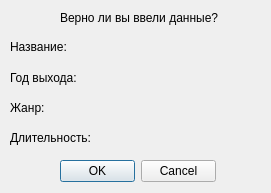
<?xml version="1.0" encoding="UTF-8"?>
<ui version="4.0">
 <class>Form</class>
 <widget class="QWidget" name="Form">
  <property name="geometry">
   <rect>
    <x>0</x>
    <y>0</y>
    <width>271</width>
    <height>193</height>
   </rect>
  </property>
  <property name="minimumSize">
   <size>
    <width>271</width>
    <height>193</height>
   </size>
  </property>
  <property name="maximumSize">
   <size>
    <width>271</width>
    <height>193</height>
   </size>
  </property>
  <property name="windowTitle">
   <string/>
  </property>
  <widget class="QDialogButtonBox" name="btnBox">
   <property name="geometry">
    <rect>
     <x>60</x>
     <y>160</y>
     <width>156</width>
     <height>23</height>
    </rect>
   </property>
   <property name="standardButtons">
    <set>QDialogButtonBox::Cancel|QDialogButtonBox::Ok</set>
   </property>
  </widget>
  <widget class="QLabel" name="label">
   <property name="geometry">
    <rect>
     <x>60</x>
     <y>10</y>
     <width>191</width>
     <height>16</height>
    </rect>
   </property>
   <property name="text">
    <string>Верно ли вы ввели данные?</string>
   </property>
  </widget>
  <widget class="QLabel" name="name">
   <property name="geometry">
    <rect>
     <x>10</x>
     <y>40</y>
     <width>251</width>
     <height>31</height>
    </rect>
   </property>
   <property name="acceptDrops">
    <bool>false</bool>
   </property>
   <property name="text">
    <string>Название: </string>
   </property>
   <property name="alignment">
    <set>Qt::AlignLeading|Qt::AlignLeft|Qt::AlignTop</set>
   </property>
   <property name="wordWrap">
    <bool>true</bool>
   </property>
  </widget>
  <widget class="QLabel" name="genre">
   <property name="geometry">
    <rect>
     <x>10</x>
     <y>100</y>
     <width>251</width>
     <height>16</height>
    </rect>
   </property>
   <property name="text">
    <string>Жанр:</string>
   </property>
  </widget>
  <widget class="QLabel" name="year">
   <property name="geometry">
    <rect>
     <x>10</x>
     <y>70</y>
     <width>251</width>
     <height>16</height>
    </rect>
   </property>
   <property name="text">
    <string>Год выхода:</string>
   </property>
  </widget>
  <widget class="QLabel" name="duration">
   <property name="geometry">
    <rect>
     <x>10</x>
     <y>130</y>
     <width>251</width>
     <height>16</height>
    </rect>
   </property>
   <property name="text">
    <string>Длительность:</string>
   </property>
  </widget>
 </widget>
 <resources/>
 <connections/>
</ui>
